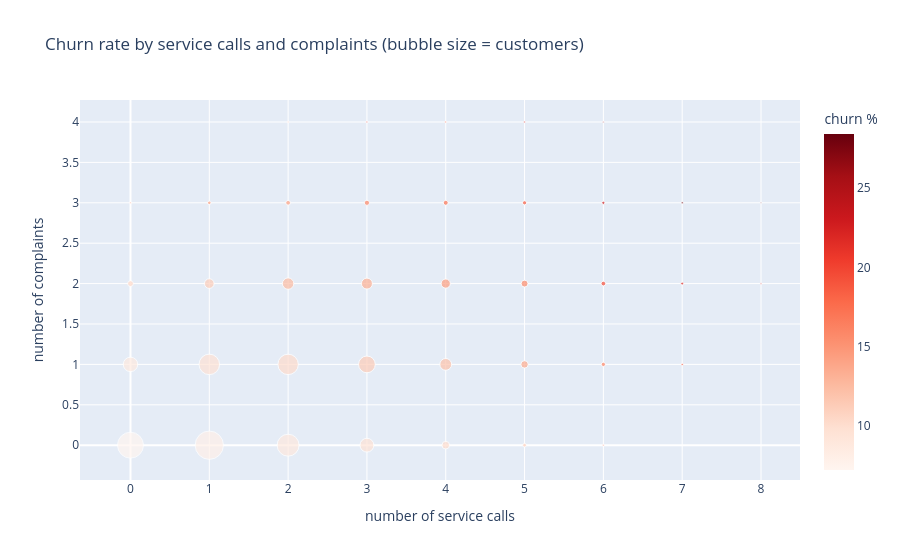

The notebook cell saved with this chart:
### Code cell
calls_table = train_fe.groupby(["num_service_calls", "num_complaints"])[target].agg(["mean", "count"]).reset_index()
calls_table = calls_table[calls_table["count"] >= 300]
calls_table["churn %"] = calls_table["mean"] * 100
fig = px.scatter(calls_table, x="num_service_calls", y="num_complaints", size="count", color="churn %",
                 color_continuous_scale="Reds", title="Churn rate by service calls and complaints (bubble size = customers)",
                 labels={"num_service_calls": "number of service calls", "num_complaints": "number of complaints"})
fig.show()
dashboard_figures.append(fig)

### Figure 1 — Plotly figure (JSON) as saved in the notebook; plotly's stock layout.template omitted (floating-point values rounded to 4 significant figures)
{"data": [{"hovertemplate": "number of service calls=%{x}<br>number of complaints=%{y}<br>count=%{marker.size}<br>churn %=%{marker.color}<extra></extra>", "legendgroup": "", "marker": {"color": [7.239, 8.66, 10.49, 13.68, 7.902, 9.676, 11.2, 14.37, 8.707, 10.22, 12.45, 14.43, 15.47, 9.499, 11.31, 13.24, 16.1, 20.4, 10.16, 12.01, 14.38, 17.48, 18.44, 11.29, 13.65, 15.72, 18.85, 22.61, 17.96, 16.32, 19.61, 22.95, 26.87, 18.89, 21.93, 28.07, 23.11, 28.42], "coloraxis": "coloraxis", "size": [102014, 31871, 5089, 519, 121545, 63930, 14219, 1921, 73024, 63639, 19883, 3389, 375, 29182, 42694, 18406, 4092, 647, 8950, 21248, 12860, 3713, 640, 2116, 8368, 7263, 2647, 575, 412, 2702, 3319, 1547, 454, 826, 1327, 830, 450, 373], "sizemode": "area", "sizeref": 303.9, "symbol": "circle"}, "mode": "markers", "name": "", "orientation": "v", "showlegend": false, "type": "scatter", "x": [0, 0, 0, 0, 1, 1, 1, 1, 2, 2, 2, 2, 2, 3, 3, 3, 3, 3, 4, 4, 4, 4, 4, 5, 5, 5, 5, 5, 6, 6, 6, 6, 6, 7, 7, 7, 8, 8], "xaxis": "x", "y": [0, 1, 2, 3, 0, 1, 2, 3, 0, 1, 2, 3, 4, 0, 1, 2, 3, 4, 0, 1, 2, 3, 4, 0, 1, 2, 3, 4, 0, 1, 2, 3, 4, 1, 2, 3, 2, 3], "yaxis": "y"}], "layout": {"coloraxis": {"colorbar": {"title": {"text": "churn %"}}, "colorscale": [[0, "rgb(255,245,240)"], [0.125, "rgb(254,224,210)"], [0.25, "rgb(252,187,161)"], [0.375, "rgb(252,146,114)"], [0.5, "rgb(251,106,74)"], [0.625, "rgb(239,59,44)"], [0.75, "rgb(203,24,29)"], [0.875, "rgb(165,15,21)"], [1, "rgb(103,0,13)"]]}, "legend": {"itemsizing": "constant", "tracegroupgap": 0}, "title": {"text": "Churn rate by service calls and complaints (bubble size = customers)"}, "xaxis": {"anchor": "y", "domain": [0, 1], "title": {"text": "number of service calls"}}, "yaxis": {"anchor": "x", "domain": [0, 1], "title": {"text": "number of complaints"}}}}
